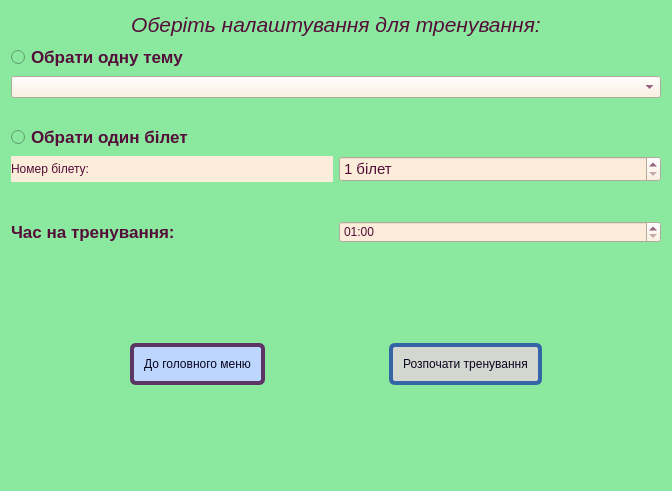
<?xml version="1.0" encoding="UTF-8"?>
<ui version="4.0">
 <class>TrainingForm</class>
 <widget class="QDialog" name="TrainingForm">
  <property name="enabled">
   <bool>true</bool>
  </property>
  <property name="geometry">
   <rect>
    <x>0</x>
    <y>0</y>
    <width>672</width>
    <height>491</height>
   </rect>
  </property>
  <property name="windowTitle">
   <string>Dialog</string>
  </property>
  <property name="styleSheet">
   <string notr="true">background-color: rgb(139,233,159);
color: rgb(85, 13, 57);</string>
  </property>
  <layout class="QVBoxLayout" name="verticalLayout_6">
   <item>
    <layout class="QVBoxLayout" name="verticalLayout_5">
     <item>
      <widget class="QLabel" name="label">
       <property name="font">
        <font>
         <family>Ubuntu</family>
         <pointsize>16</pointsize>
         <weight>50</weight>
         <italic>true</italic>
         <bold>false</bold>
        </font>
       </property>
       <property name="text">
        <string>Оберіть налаштування для тренування:</string>
       </property>
       <property name="alignment">
        <set>Qt::AlignCenter</set>
       </property>
      </widget>
     </item>
     <item>
      <layout class="QVBoxLayout" name="verticalLayout_4">
       <item>
        <layout class="QVBoxLayout" name="verticalLayout_3">
         <item>
          <layout class="QVBoxLayout" name="verticalLayout_2">
           <item>
            <widget class="QRadioButton" name="radioButton_2">
             <property name="enabled">
              <bool>true</bool>
             </property>
             <property name="font">
              <font>
               <pointsize>13</pointsize>
               <weight>75</weight>
               <bold>true</bold>
              </font>
             </property>
             <property name="text">
              <string>Обрати одну тему</string>
             </property>
            </widget>
           </item>
           <item>
            <widget class="QComboBox" name="comboBox">
             <property name="styleSheet">
              <string notr="true">background-color: rgb(251, 237, 217);</string>
             </property>
            </widget>
           </item>
          </layout>
         </item>
         <item>
          <widget class="QLabel" name="emptyLabel">
           <property name="text">
            <string/>
           </property>
          </widget>
         </item>
        </layout>
       </item>
       <item>
        <layout class="QVBoxLayout" name="verticalLayout">
         <item>
          <widget class="QRadioButton" name="radioButton">
           <property name="font">
            <font>
             <pointsize>13</pointsize>
             <weight>75</weight>
             <bold>true</bold>
            </font>
           </property>
           <property name="text">
            <string>Обрати один білет</string>
           </property>
          </widget>
         </item>
         <item>
          <layout class="QHBoxLayout" name="horizontalLayout_3">
           <item>
            <widget class="QLabel" name="ticketLabel">
             <property name="styleSheet">
              <string notr="true">background-color: rgb(251, 237, 217);</string>
             </property>
             <property name="text">
              <string>Номер білету:</string>
             </property>
            </widget>
           </item>
           <item>
            <widget class="QSpinBox" name="spinBox">
             <property name="font">
              <font>
               <pointsize>11</pointsize>
              </font>
             </property>
             <property name="styleSheet">
              <string notr="true">background-color: rgb(251, 237, 217);</string>
             </property>
             <property name="suffix">
              <string> білет</string>
             </property>
             <property name="minimum">
              <number>1</number>
             </property>
             <property name="maximum">
              <number>100</number>
             </property>
            </widget>
           </item>
          </layout>
         </item>
        </layout>
       </item>
      </layout>
     </item>
     <item>
      <widget class="QLabel" name="emptyLabel_3">
       <property name="text">
        <string/>
       </property>
      </widget>
     </item>
     <item>
      <layout class="QHBoxLayout" name="horizontalLayout_2">
       <item>
        <widget class="QLabel" name="timeLabel">
         <property name="font">
          <font>
           <pointsize>13</pointsize>
           <weight>75</weight>
           <bold>true</bold>
          </font>
         </property>
         <property name="text">
          <string>Час на тренування:</string>
         </property>
        </widget>
       </item>
       <item>
        <widget class="QTimeEdit" name="timeEdit">
         <property name="styleSheet">
          <string notr="true">background-color: rgb(251, 237, 217);</string>
         </property>
         <property name="wrapping">
          <bool>false</bool>
         </property>
         <property name="minimumTime">
          <time>
           <hour>0</hour>
           <minute>1</minute>
           <second>0</second>
          </time>
         </property>
         <property name="currentSection">
          <enum>QDateTimeEdit::MinuteSection</enum>
         </property>
         <property name="displayFormat">
          <string>mm:ss</string>
         </property>
         <property name="time">
          <time>
           <hour>0</hour>
           <minute>1</minute>
           <second>0</second>
          </time>
         </property>
        </widget>
       </item>
      </layout>
     </item>
    </layout>
   </item>
   <item>
    <layout class="QHBoxLayout" name="horizontalLayout">
     <item>
      <widget class="QLabel" name="label_2">
       <property name="text">
        <string/>
       </property>
      </widget>
     </item>
     <item>
      <widget class="QPushButton" name="rejectButton">
       <property name="styleSheet">
        <string notr="true">QPushButton:hover{
	border-width: 0px;
	border-radius: 20%;
}
QPushButton {
	border: 4px solid;
	border-color: rgb(52, 101, 164);
	border-radius: 6px;
	background-color: rgb(189, 214, 254);
	color: rgb(9, 4, 32);
	padding: 10px;
	outline: none;
}

QPushButton:flat {
	border: none; 
}

QPushButton:default {
border-color: rgb(92, 53, 102);
}

QPushButton:disabled{
background-color: rgb(211, 215, 207);
}</string>
       </property>
       <property name="text">
        <string>До головного меню</string>
       </property>
      </widget>
     </item>
     <item>
      <widget class="QLabel" name="emptyLabel_2">
       <property name="text">
        <string/>
       </property>
      </widget>
     </item>
     <item>
      <widget class="QPushButton" name="acceptButton">
       <property name="enabled">
        <bool>false</bool>
       </property>
       <property name="sizePolicy">
        <sizepolicy hsizetype="Minimum" vsizetype="Maximum">
         <horstretch>0</horstretch>
         <verstretch>0</verstretch>
        </sizepolicy>
       </property>
       <property name="styleSheet">
        <string notr="true">QPushButton:hover{
	border-width: 0px;
	border-radius: 20%;
}
QPushButton {
	border: 4px solid;
	border-color: rgb(52, 101, 164);
	border-radius: 6px;
	background-color: rgb(189, 214, 254);
	color: rgb(9, 4, 32);
	padding: 10px;
	outline: none;
}

QPushButton:flat {
	border: none; 
}

QPushButton:default {
border-color: rgb(92, 53, 102);
}

QPushButton:disabled{
background-color: rgb(211, 215, 207);
}</string>
       </property>
       <property name="text">
        <string>Розпочати тренування</string>
       </property>
      </widget>
     </item>
     <item>
      <widget class="QLabel" name="label_3">
       <property name="text">
        <string/>
       </property>
      </widget>
     </item>
    </layout>
   </item>
  </layout>
 </widget>
 <resources/>
 <connections>
  <connection>
   <sender>rejectButton</sender>
   <signal>clicked()</signal>
   <receiver>TrainingForm</receiver>
   <slot>reject()</slot>
   <hints>
    <hint type="sourcelabel">
     <x>194</x>
     <y>283</y>
    </hint>
    <hint type="destinationlabel">
     <x>279</x>
     <y>178</y>
    </hint>
   </hints>
  </connection>
  <connection>
   <sender>acceptButton</sender>
   <signal>clicked()</signal>
   <receiver>TrainingForm</receiver>
   <slot>accept()</slot>
   <hints>
    <hint type="sourcelabel">
     <x>366</x>
     <y>303</y>
    </hint>
    <hint type="destinationlabel">
     <x>279</x>
     <y>178</y>
    </hint>
   </hints>
  </connection>
 </connections>
</ui>
